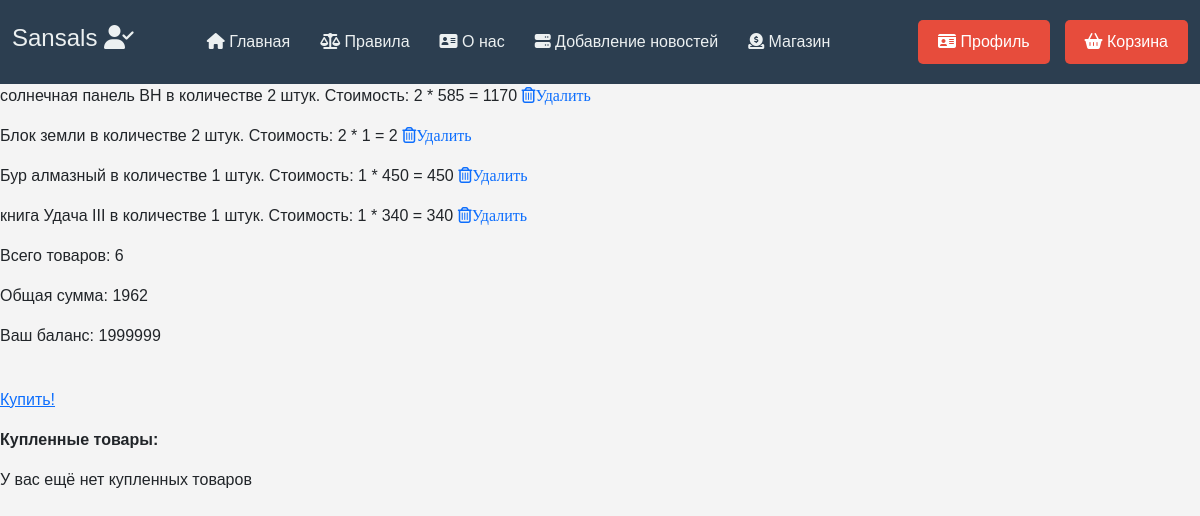
The app's page /shop/basket/ (signed in), older data.
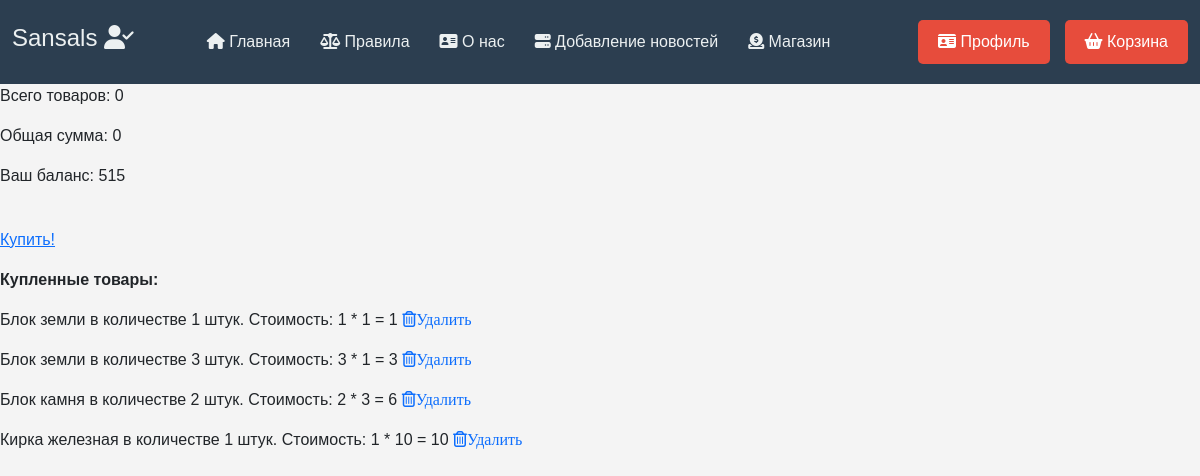
The same page, newer data.
### shop/models.py (models this page shows, shortened)
class Baskets(models.Model):
    user = models.ForeignKey(settings.AUTH_USER_MODEL,
                                 on_delete=models.CASCADE,
                                default=None
                                 )
    product = models.ForeignKey(Products,
                                on_delete=models.CASCADE,
                                default=None
                                )
    value = models.IntegerField(default=1)
    is_purchased = models.BooleanField(default=False)
    class Meta:
        verbose_name = 'Корзина'
        verbose_name_plural = 'Корзины'
    objects = BasketsQueryset().as_manager()
    def products_price(self):
        return round(self.product.price * self.value , 2)

class Products(models.Model):
    BLOCK = 'BL'
    TOOL = 'T'
    BOOK = 'BO'
    TYPES = {
        (BLOCK, 'Блок'),
        (TOOL, 'Инструмент'),
        (BOOK, 'Книга')
    }
    VANILA = 'V'
    IC2 = 'I'
    TERMO = 'T'
    MODES = {
        (VANILA, 'Ванила'),
        (IC2, 'Indastrial Craft2'),
        (TERMO, 'Termo')
    }
    slug = models.SlugField(max_length=200, unique=True, blank=True, null=True, verbose_name='URL')
    name = models.CharField('Название', max_length=50)
    price = models.PositiveIntegerField('Цена')
    type = models.CharField('Тип товара', max_length=2, choices=TYPES)
    mode = models.CharField('Мод', max_length=1, choices= MODES)
    def __str__(self):
        return self.name
    class Meta:
        verbose_name = 'Товар'
        verbose_name_plural = 'Товары'

### shop/views.py (the view)
# urls.py: path('basket/', views.basket_view, name='basket'),
@ login_required
def basket_view(request):
    data={
        'status':get_user_verify_is(request),
        'username':get_username(request),
        'basket': get_all_user_baskets(request),
        'user':get_user(request),
        'balance': get_user_balance(request),
        'purchased_baskets': get_purchased_baskets(request),
        'error': get_session_data(request, name='error'),
    }
    return render(request, 'shop/Basket.html', data)

### login/services.py (called while the page is built, shortened)
def get_session_data(request, name):
    data = request.session.pop('sessiondata', {})
    try:
        return data.get(name)
    except AttributeError:
        logger.warning(
            f'{datetime.datetime.now()} |Warning| '
            f'Username: {get_username(request)} |'
            f' |login.services| '
            f'AttributeError: exceeded the number of requests per session!')
        return 79797979

### shop/models.py (called while the page is built)
    def total_price(self):
        return sum(cart.products_price() for cart in self)

    def total_value(self):
        if self:
            return sum(cart.value for cart in self)
        return 0

### shop/services.py (called while the page is built)
def get_purchased_baskets(request):
    products = Baskets.objects.filter(user=get_user(request), is_purchased=True)
    return products

def get_all_user_baskets(request):
    """Только не оплаченные корзины"""
    try:
        products = Baskets.objects.filter(user=get_user(request), is_purchased = False)
        logger.info(
            f'{datetime.datetime.now()} |INFO| '
            f'Username: {get_username(request)} |'
            f' |shop.services| '
            f'User get all objects from Baskets')
        return products
    except Exception:
        logger.error(
            f'{datetime.datetime.now()} |ERROR| '
            f'Username: {get_username(request)} |'
            f' |shop.services| '
            f'User failed get all objects from Baskets')

def get_user_balance(request):
    try:
        balance = User_Status.objects.get(username = request.user.id).balance
        logger.info(
            f'{datetime.datetime.now()} |INFO| '
            f'Username: {get_username(request)} |'
            f' |shop.services| '
            f'User get his balance')
        return balance
    except Exception:
        logger.error(
            f'{datetime.datetime.now()} |ERROR| '
            f'Username: {get_username(request)} |'
            f' |shop.services| '
            f'Get user balance is failed!')
        pass

### work/global_services.py (called while the page is built)
def get_user(request):
    if request.user.is_authenticated:
        return request.user
    else:
        return None

def get_username(request):
    if request.user.is_authenticated:
        return request.user.username
    else:
        return 'Нет пользователя'

def get_user_verify_is(request):
    if request.user.is_authenticated:
        try:
            return User_Status.objects.get(username=request.user.id).Isverified
        except ValueError:
            pass
        except Exception:
            pass
    else:
        return None

### shop/templates/shop/Basket.html (shortened to what this page needs)
{% extends 'patterns/header.html' %}
{% load static %}
{% block home %}
    <link rel="stylesheet" href="{% static 'shop/style_shop.css' %}">
    <div class="div features_block">
        {% for el in basket %}
            <div class="basket_item">
                <p>{{el.product}} в количестве {{el.value}} штук. Стоимость: {{el.value}} * {{el.product.price}} = {{el.products_price}}
                    <a href="{% url 'basket_remove' el.id %}"><i class="fa fa-trash-o" aria-hidden="true">Удалить</i></a>
                </p>
            </div>
        {% endfor %}
        <p>Всего товаров: {{basket.total_value}}</p>
        <p>Общая сумма: {{basket.total_price}}</p>
        <p>Ваш баланс: {{balance}}</p><br>
        <p><a href="{% url 'payment_basket' %}">Купить!</a></p>
        <p><strong>Купленные товары:</strong></p>
        {% if purchased_baskets %}
            {% for el in purchased_baskets %}
                <div class="basket_item">
                    <p>{{el.product}} в количестве {{el.value}} штук. Стоимость: {{el.value}} * {{el.product.price}} = {{el.products_price}}
                        <a href="{% url 'basket_remove' el.id %}"><i class="fa fa-trash-o" aria-hidden="true">Удалить</i></a>
                    </p>
                </div>
            {% endfor %}
        {% else %}
            <p>У вас ещё нет купленных товаров</p>
        {% endif %}
    </div>
{% endblock %}

### home/templates/patterns/header.html
{% extends 'patterns/pattern.html' %}
{% block header %}
<header>
    <div class="container">
        <h1 class="logo">
            {% if user.is_authenticated %}
                {{user.username}}
                {% if status == True %}
                    <i class="fa-solid fa-user-check" alt="Подтверждённый пользователь"></i>
                {% endif %}
            {% endif %}
        </h1>
        <nav>
            <ul class="menu">
                <li><a href="{% url 'home' %}"><i class="fa-solid fa-house"></i> Главная</a></li>
                <li><a href="{% url 'rules' %}"><i class="fa-solid fa-scale-balanced"></i> Правила </a></li>
                <li><a href="{% url 'about' %}"><i class="fa-solid fa-address-card"></i> О нас</a></li>
                <li><a href="{% url 'createnews' %}"><i class="fa-solid fa-server"></i>  Добавление новостей</a></li>
                <li><a href="{% url 'shop' %}"><i class="fa-solid fa-circle-dollar-to-slot"></i> Магазин</a></li>
            </ul>
        </nav>
        {% if not user.is_authenticated %}
            <a href="{% url 'auth' %}" class="register-button"><i class="fa-solid fa-id-card"></i> Регистрация/вход </a>
        {% else %}
            <a href="{% url 'profile' user.username %}" class="register-button"><i class="fa-solid fa-id-card"></i> Профиль </a>
            <a href="{% url 'basket' %}" class="register-button"><i class="fa fa-shopping-basket" aria-hidden="true"></i> Корзина </a>
        {% endif %}
    </div>
</header>
{% endblock %}

### home/templates/patterns/pattern.html (shortened to what this page needs)
<!DOCTYPE html>
<html lang="ru">
<head>
    {% load static %}
    <link rel="stylesheet" href="{% static 'patterns/css/reset.css' %}">
    <link rel="stylesheet" type="text/css" href="{% static 'login/reg.css' %}">
    <link rel="stylesheet" href="https://cdn.jsdelivr.net/npm/bootstrap@5.3.3/dist/css/bootstrap.min.css">
    <link rel="stylesheet" href="{% static 'patterns/css/styleheader.css' %}">
    {% block header %}      {% endblock %}
</head>
<body>
    {% block home %}
    {% endblock %}
</body>
</html>

### login/static/login/reg.css (style rules this page uses)
body { font-family: Arial, sans-serif; background-color: #f4f4f4; justify-content: center; align-items: center; height: 100vh; margin: 0; }

### home/static/patterns/css/styleheader.css (style rules this page uses)
body { font-family: Arial, sans-serif; background-color: #f4f4f4; margin: 0; padding: 0; }
header { background-color: #2c3e50; color: #ecf0f1; padding: 20px 0; }
.container { max-width: 1200px; margin: 0 auto; display: flex; justify-content: space-between; align-items: center; }
.logo { font-size: 24px; }
nav { flex-grow: 1; }
.menu { list-style: none; padding: 0; margin: 0; display: flex; justify-content: center; }
.menu li { margin: 0 15px; }
.menu a { color: #ecf0f1; text-decoration: none; transition: color 0.3s; }
.register-button { margin-left: 15px; background-color: #e74c3c; color: white; padding: 10px 20px; text-decoration: none; border-radius: 5px; transition: background-color 0.3s; }

### shop/static/shop/style_shop.css (style rules this page uses)
div.basket_item { margin: 0 auto; }
div.features_block { width: 1200px; margin: auto; item-align:center; }

Row changes from the older to the newer data that the page shows:
removed Baskets: product "солнечная панель ВН", value "2", product.price "585", products_price "1170", total_value "6", total_price "1962", shown under "Sansals"
removed Baskets: product "Блок земли", value "2", product.price "1", products_price "2", shown under "Sansals"
removed Baskets: product "Бур алмазный", value "1", product.price "450", products_price "450", shown under "Sansals"
removed Baskets: product "книга Удача III", value "1", product.price "340", products_price "340", shown under "Sansals"
added Baskets: product "Блок земли", value "1", product.price "1", products_price "1", shown under "Sansals"
added Baskets: product "Блок земли", value "3", product.price "1", products_price "3", shown under "Sansals"
added Baskets: product "Блок камня", value "2", product.price "3", products_price "6", shown under "Sansals"
added Baskets: product "Кирка железная", value "1", product.price "10", products_price "10", shown under "Sansals"
Text that changed along with them:
{{ basket.total_value }}: (not shown) → "0"
{{ basket.total_price }}: (not shown) → "0"
{{ balance }}: "1999999" → "515"
text no longer shown: "У вас ещё нет купленных товаров"
